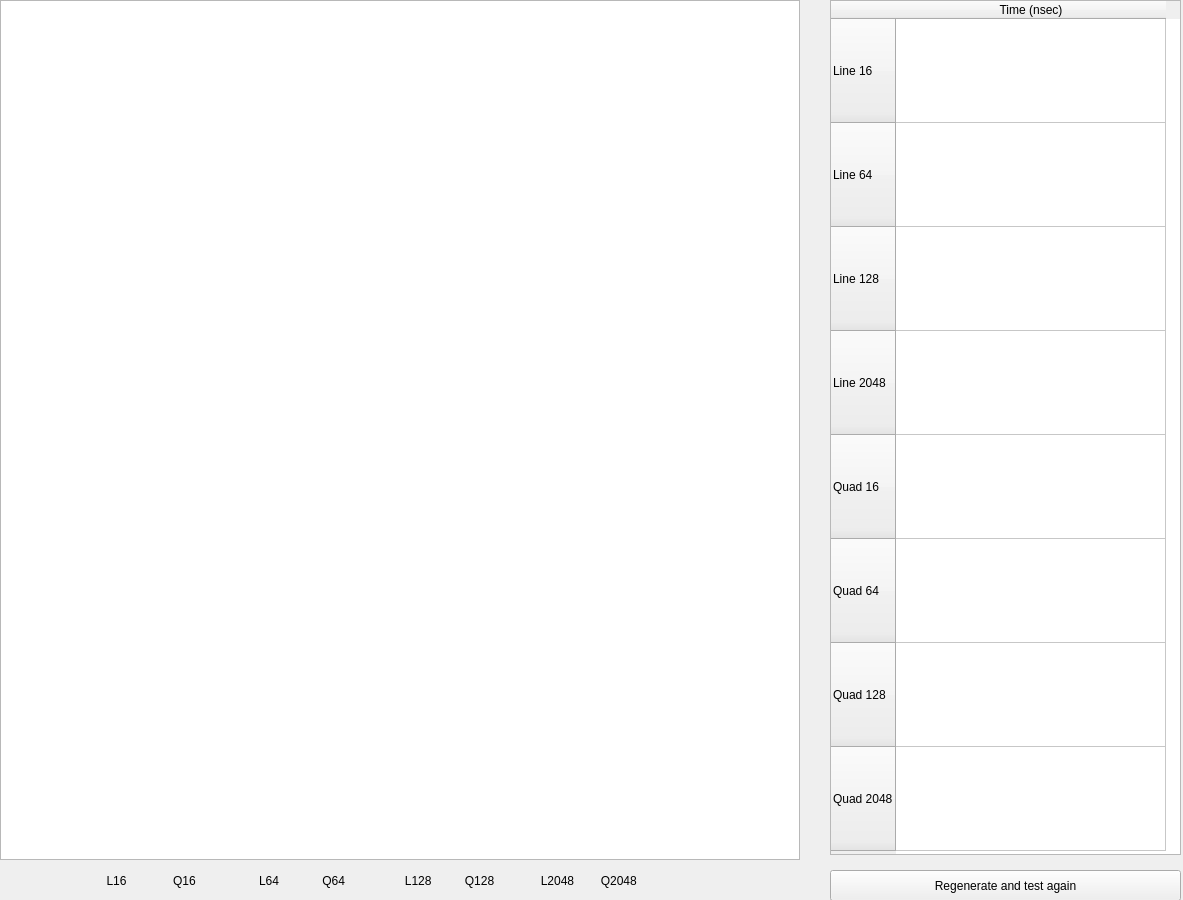
<?xml version="1.0" encoding="UTF-8"?>
<ui version="4.0">
 <class>MainWindow</class>
 <widget class="QMainWindow" name="MainWindow">
  <property name="geometry">
   <rect>
    <x>0</x>
    <y>0</y>
    <width>1183</width>
    <height>900</height>
   </rect>
  </property>
  <property name="minimumSize">
   <size>
    <width>1183</width>
    <height>900</height>
   </size>
  </property>
  <property name="maximumSize">
   <size>
    <width>1183</width>
    <height>900</height>
   </size>
  </property>
  <property name="windowTitle">
   <string>MainWindow</string>
  </property>
  <widget class="QWidget" name="centralwidget">
   <widget class="QGraphicsView" name="graphicsView">
    <property name="geometry">
     <rect>
      <x>0</x>
      <y>0</y>
      <width>800</width>
      <height>860</height>
     </rect>
    </property>
   </widget>
   <widget class="QTableWidget" name="tableWidget">
    <property name="geometry">
     <rect>
      <x>830</x>
      <y>0</y>
      <width>351</width>
      <height>855</height>
     </rect>
    </property>
    <attribute name="horizontalHeaderDefaultSectionSize">
     <number>270</number>
    </attribute>
    <attribute name="verticalHeaderMinimumSectionSize">
     <number>100</number>
    </attribute>
    <attribute name="verticalHeaderDefaultSectionSize">
     <number>104</number>
    </attribute>
    <row>
     <property name="text">
      <string>Line 16</string>
     </property>
    </row>
    <row>
     <property name="text">
      <string>Line 64</string>
     </property>
    </row>
    <row>
     <property name="text">
      <string>Line 128</string>
     </property>
    </row>
    <row>
     <property name="text">
      <string>Line 2048</string>
     </property>
    </row>
    <row>
     <property name="text">
      <string>Quad 16</string>
     </property>
    </row>
    <row>
     <property name="text">
      <string>Quad 64</string>
     </property>
    </row>
    <row>
     <property name="text">
      <string>Quad 128</string>
     </property>
    </row>
    <row>
     <property name="text">
      <string>Quad 2048</string>
     </property>
    </row>
    <column>
     <property name="text">
      <string>Time (nsec)</string>
     </property>
    </column>
   </widget>
   <widget class="QLabel" name="label">
    <property name="geometry">
     <rect>
      <x>0</x>
      <y>860</y>
      <width>801</width>
      <height>41</height>
     </rect>
    </property>
    <property name="text">
     <string>                                L16              Q16                   L64             Q64                  L128          Q128              L2048        Q2048</string>
    </property>
   </widget>
   <widget class="QPushButton" name="pushButton">
    <property name="geometry">
     <rect>
      <x>830</x>
      <y>870</y>
      <width>351</width>
      <height>31</height>
     </rect>
    </property>
    <property name="text">
     <string>Regenerate and test again</string>
    </property>
   </widget>
  </widget>
 </widget>
 <resources/>
 <connections/>
</ui>
